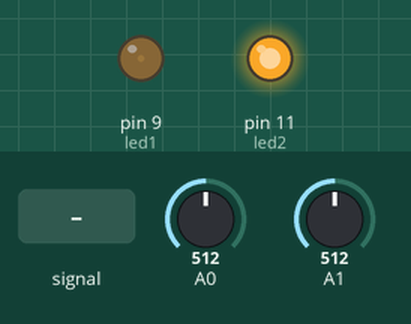
This sketch was run on a simulated Arduino Uno, built with avr-gcc and run on an emulated ATmega328P. On the bench: output pins drawn as LEDs (lit = HIGH). The inputs (shaded band) are chosen by the test bench; at power-on: A1 = 512, A0 = 512.

Above: at 1.2 s.
1.3 s: A0 fed a 2 Hz sine of ±306 counts around its level
At 1.87 s:
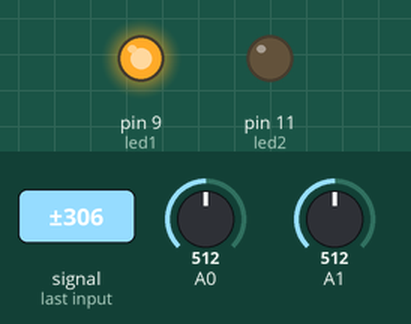
4.3 s: A1 fed a 200 Hz sine of ±81 counts around its level
7.3 s: A1 set to 306
10.3 s: A1 fed a 200 Hz sine of ±81 counts around its level
13.3 s: A0 set to 306
At 13.9 s:
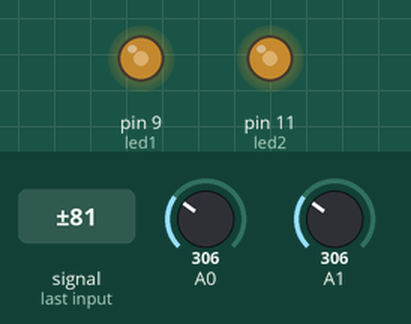
14.8 s: A0 fed a 1000 Hz sine of ±255 counts around its level
Timing chart, 0 to 18.8 s (numbered marks = the images above; inputs shaded):
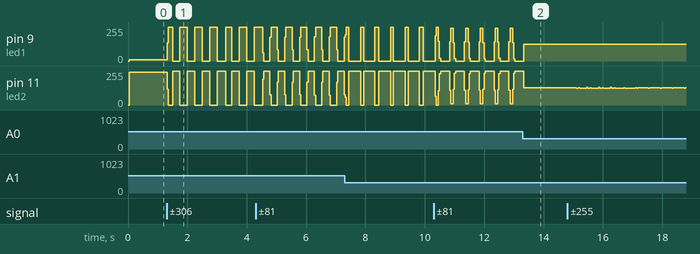

The sketch:

dos_potes.ino
```cpp
int led1 = 9;
int led2 = 11;
int boton1 = 2;
int boton2 = 4;
void setup(){
  pinMode(led1, OUTPUT);
  pinMode(led2, OUTPUT);
  pinMode(boton1, INPUT);
  pinMode(boton2, INPUT);
}
void loop(){

  int valor1;
  int valor2;
  valor1 = analogRead(A0);
  valor2 = analogRead(A1);
  if(valor1<=valor2){
    digitalWrite(led1, HIGH);
    digitalWrite(led2, LOW);
  }
  if(valor1>=valor2){

    digitalWrite(led1, LOW);
    digitalWrite(led2, HIGH);
  }

  }
```
